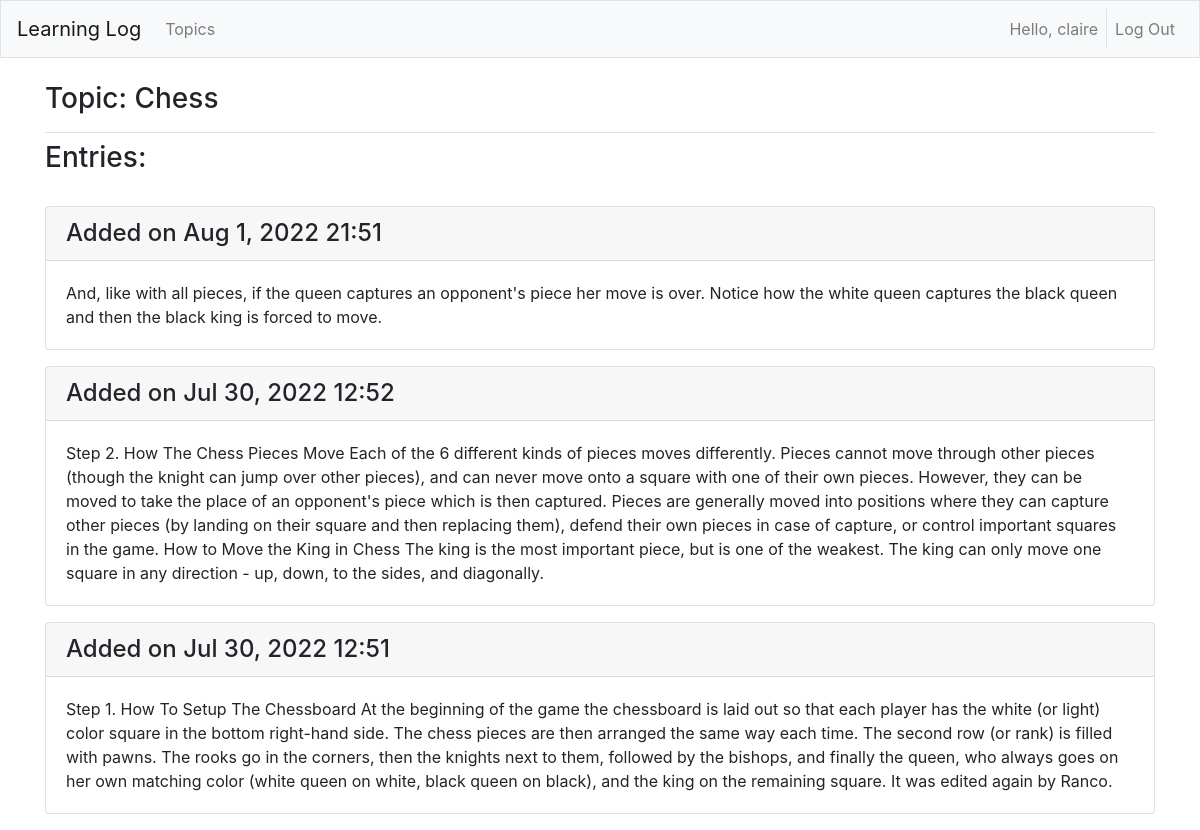
/topics/topic_1/ (signed in), run on the app's committed database.
### learning_logs/models.py (models this page shows, shortened)
class Topic(models.Model):
    text=models.CharField(max_length=200)
    user=models.ForeignKey(User,on_delete=models.CASCADE)
    date_added=models.DateTimeField(auto_now_add=True)
    def __str__(self):
        return self.text

class Entry(models.Model):
    topic=models.ForeignKey(Topic, on_delete=models.CASCADE)
    text=models.TextField()
    date_added=models.DateTimeField(auto_now_add=True)
    class Meta:
        verbose_name_plural='entries'

### learning_logs/views.py (the view)
# urls.py: path('topics/topic_<int:topic_id>/', views.topic, name='topic'),
def topic(request, topic_id):
    topic = Topic.objects.get(id=topic_id)
    entries = topic.entry_set.order_by('-date_added')
    can_edit = True
    if topic.user != request.user:
        can_edit = False
    context = {'topic': topic, 'entries': entries, 'can_edit': can_edit}
    return render(request, 'learning_logs/topic.html', context)

### learning_logs/templates/learning_logs/topic.html (shortened to what this page needs)
{% extends "learning_logs/base.html" %}
{% block page_header %}
<h3>Topic: {{topic}}</h3>
{% endblock page_header %}
{% block content %}
<h3>Entries:</h3>
<br>
    {% for entry in entries %}
    <div class="card mb-3">
        {% if user.is_authenticated %}
        {% if can_edit %}
        <h4 class="card-header">Added on {{entry.date_added|date:"M j, Y H:i"}} <small><a href="{% url 'learning_logs:edit_entry' entry.id%}">edit entry</a></small></h4>
        <div class="card-body">{{entry.text}}</div>
        {% else %}
        <h4 class="card-header">Added on {{entry.date_added|date:"M j, Y H:i"}}</h4>
        <div class="card-body">{{entry.text}}</div>
        {% endif %}
        {% else %}
        <h4 class="card-header">Added on {{entry.date_added|date:"M j, Y H:i"}}</h4>
        <div class="card-body">{{entry.text}}</div>
        {% endif %}
    </div>
    {% empty %}
    <p>Nothing has been added yet!</p>
    {% endfor %}
{% endblock content %}

### learning_logs/templates/learning_logs/base.html (shortened to what this page needs)
{% load bootstrap4 %}
<!DOCTYPE html>
<html lang="en">
<head>
    {% bootstrap_css %}
</head>
<body>
    <nav class="navbar navbar-expand-md navbar-light bg-light mb-4 border">
        <a class="navbar-brand" href="{% url 'learning_logs:index' %}">Learning Log</a>
        <div class="collapse navbar-collapse" id="navbarCollapse">
            <ul class="navbar-nav mr-auto">
                <li class="nav-item"><a class="nav-link" href="{% url 'learning_logs:topics' %}">Topics</a></li>
            </ul>
            <ul class="navbar-nav ml-auto">
                {% if user.is_authenticated %}
                    <li class="nav-item"><span class="navbar-text border-right pr-2">Hello, {{user.username}}</span></li>
                    <li class="nav-item"><a class="nav-link" href="{% url 'users:logout' %}">Log Out</a></li>
                {% else %}
                    <li class="nav-item"><a class="nav-link" href="{% url 'users:register' %}">Register</a></li>
                    <li class="nav-item"><a class="nav-link" href="{% url 'users:login' %}">Log In</a></li>
                {% endif %}
            </ul>
        </div>
    </nav>
    <main class="container" role="main">
        <div class="pb-2 mb-2 border-bottom">{% block page_header %} {% endblock page_header %}</div>
        <div>{% block content %} {% endblock content %}</div>
    </main>
</body>
</html>

### data on the page
Topic: text "Chess"
Entry: date_added "Aug 1, 2022 21:51", text "And, like with all pieces, if the queen captures an opponent's piece her move is over. Notice how the white queen captures the black queen and then the black king is forced to move."
Entry: date_added "Jul 30, 2022 12:52", text "Step 2. How The Chess Pieces Move Each of the 6 different kinds of pieces moves differently. Pieces cannot move through other pieces (though the knight can jump over other pieces), and can never move onto a square with one of their own pieces. However, they can be moved to take the place of an opponent's piece which is then captured. Pieces are generally moved into positions where they can capture other pieces (by landing on their square and then replacing them), defend their own pieces in case of capture, or control important squares in the game. How to Move the King in Chess The king is the most important piece, but is one of the weakest. The king can only move one square in any direction…"
Entry: date_added "Jul 30, 2022 12:51", text "Step 1. How To Setup The Chessboard At the beginning of the game the chessboard is laid out so that each player has the white (or light) color square in the bottom right-hand side. The chess pieces are then arranged the same way each time. The second row (or rank) is filled with pawns. The rooks go in the corners, then the knights next to them, followed by the bishops, and finally the queen, who always goes on her own matching color (white queen on white, black queen on black), and the king on the remaining square. It was edited again by Ranco."

### other printed values
{{ user.username }} "claire"
